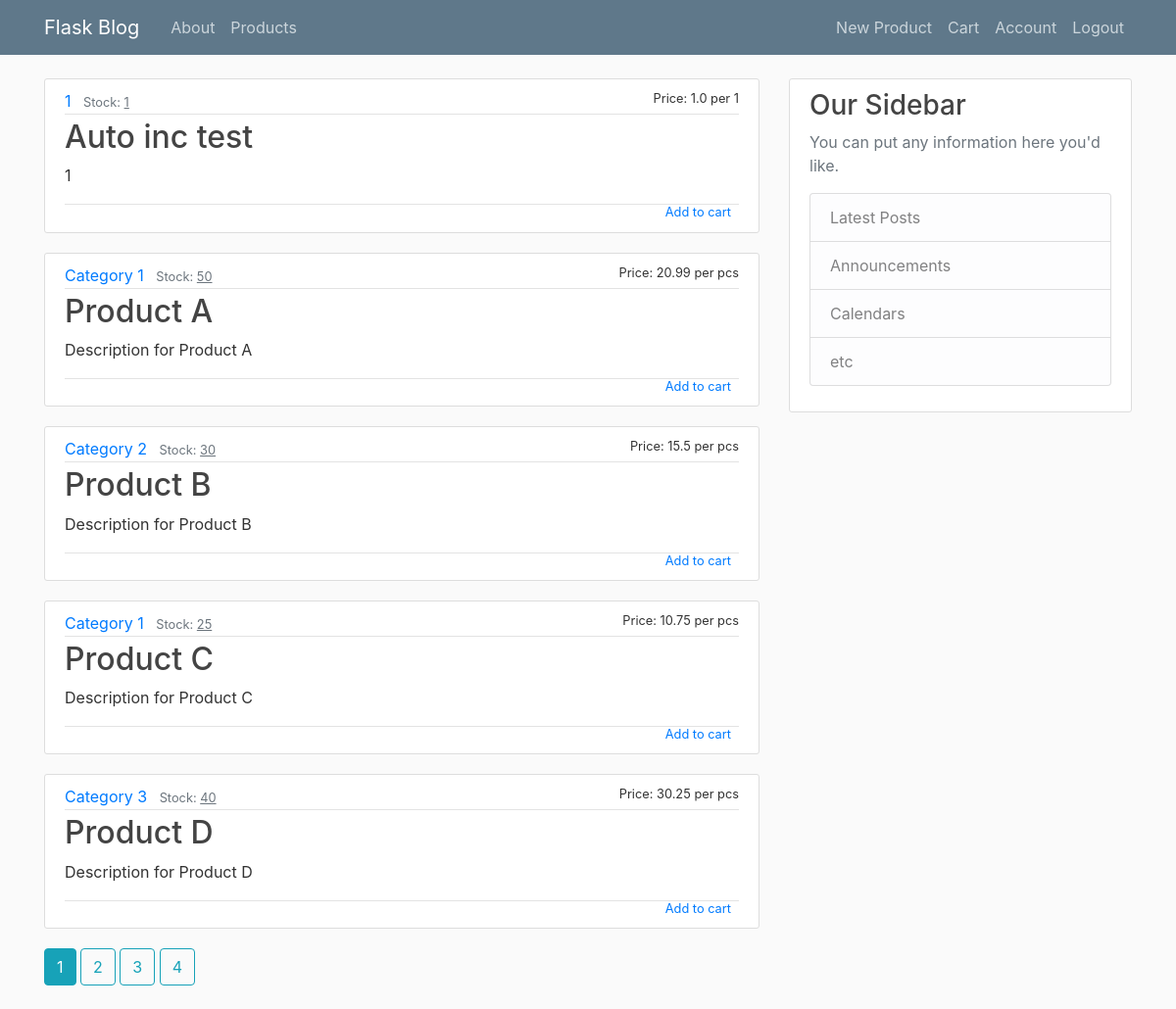
The page /products (signed in) on the database as committed earlier.
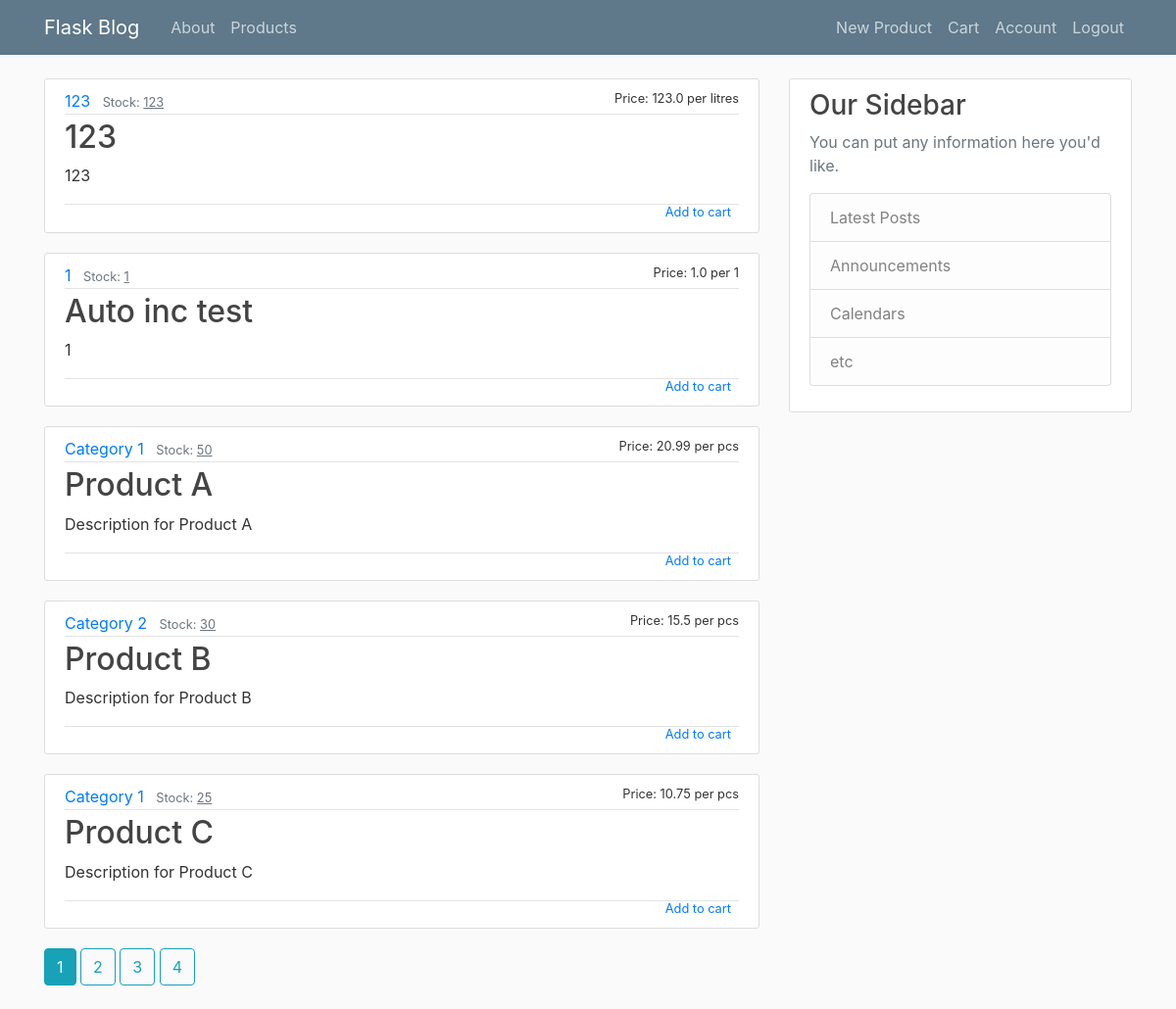
The same page on the database as committed later.
### flaskblog/models.py (models this page shows, shortened)
class Product(db.Model):
    id = db.Column(db.Integer, primary_key=True)
    name = db.Column(db.String(20), nullable=False, unique=True)
    category = db.Column(db.String(20), nullable=False)
    price = db.Column(db.Double, nullable=False)
    quantityInStock = db.Column(db.Integer, nullable=False)
    unitOfMeasure = db.Column(db.String(20), nullable=False)
    description = db.Column(db.Text, nullable=False)

### flaskblog/main/routes.py (the view)
@main.route("/products")
@login_required
def products():
    page = request.args.get('page', 1, type=int)
    products = Product.query.order_by(Product.name.asc()).paginate(page=page, per_page=5)
    return render_template('products.html', title='Products', products=products)

### flaskblog/models.py (called while the page is built)
@login_manager.user_loader
def load_user(user_id):
    return User.query.get(int(user_id))

    def has_roles(self, role):
        if isinstance(role, str):
            return role in (role.name for role in self.roles)
        else:
            return role in self.roles

### flaskblog/templates/products.html
{% extends "layout.html" %}
{% block content %}
    {% for product in products.items %}
        <article class="media content-section {% if product.quantityInStock==0 %}gray-bg{% endif %}">
          <div class="media-body">
            <div class="product-metadata">
              <a class="mr-2" href="{{ url_for('products.category_products', category=product.category) }}">{{ product.category }}</a>
              <small class="text-muted">Stock: <u>{{ product.quantityInStock }}</u></small>
              <small class="flt-r" {% if product.quantityInStock==0 %}style="color: red;"{% endif %}>{% if product.quantityInStock==0 %}OUT OF STOCK{% else %} Price: {{product.price}} per {{product.unitOfMeasure}}{% endif %}</small>
            </div>
            <h2><a class="product-title" href="{{ url_for('products.product', product_id=product.id) }}">{{ product.name }}</a></h2>
            <p class="product-content">{{ product.description }}</p>
            <div class="product-metadata">
              <small class="flt-r" {% if product.quantityInStock==0 %}style="color: red;"{% endif %}>
                {% if product.quantityInStock==0 %}
                  OUT OF STOCK
                {% else %}
                  <a class="mr-2" href="{{ url_for('products.add_to_cart', product_id=product.id, page=products.page, quantityInStock=product.quantityInStock) }}">Add to cart</a>
                {% endif %}</small>
            </div>
          </div>
        </article>
    {% endfor %}
    {% for page_num in products.iter_pages(left_edge=1, right_edge=1, left_current=1, right_current=2) %}
      {% if page_num %}
        {% if products.page == page_num %}
          <a class="btn btn-info mb-4" href="{{ url_for('main.products', page=page_num) }}">{{ page_num }}</a>
        {% else %}
          <a class="btn btn-outline-info mb-4" href="{{ url_for('main.products', page=page_num) }}">{{ page_num }}</a>
        {% endif %}
      {% else %}
        ...
      {% endif %}
    {% endfor %}
{% endblock content %}

### flaskblog/templates/layout.html (shortened to what this page needs)
<!DOCTYPE html>
<html>
<head>
    <link rel="stylesheet" href="https://maxcdn.bootstrapcdn.com/bootstrap/4.0.0/css/bootstrap.min.css">
    <link rel="stylesheet" type="text/css" href="{{ url_for('static', filename='main.css') }}">
</head>
<body>
    <header class="site-header">
      <nav class="navbar navbar-expand-md navbar-dark bg-steel fixed-top">
        <div class="container">
          <a class="navbar-brand mr-4" href="/">Flask Blog</a>
          <div class="collapse navbar-collapse" id="navbarToggle">
            <div class="navbar-nav mr-auto">
              <a class="nav-item nav-link" href="{{ url_for('main.about') }}">About</a>
              <a class="nav-item nav-link" href="{{ url_for('main.products') }}">Products</a>
            </div>
            <div class="navbar-nav">
              {% if current_user.is_authenticated %}
                {% if current_user.has_roles('admin') %}
                  <a class="nav-item nav-link" href="{{ url_for('products.new_product') }}">New Product</a>
                {% endif %}
                <a class="nav-item nav-link" href="{{ url_for('products.cart') }}">Cart</a>
                <a class="nav-item nav-link" href="{{ url_for('users.account') }}">Account</a>
                <a class="nav-item nav-link" href="{{ url_for('users.logout') }}">Logout</a>
              {% else %}
                <a class="nav-item nav-link" href="{{ url_for('users.login') }}">Login</a>
                <a class="nav-item nav-link" href="{{ url_for('users.register') }}">Register</a>
              {% endif %}
            </div>
          </div>
        </div>
      </nav>
    </header>
    <main role="main" class="container">
      <div class="row">
        <div class="col-md-8">
          {% block content %}{% endblock %}
        </div>
        <div class="col-md-4">
          <div class="content-section">
            <h3>Our Sidebar</h3>
            <p class='text-muted'>You can put any information here you'd like.
              <ul class="list-group">
                <li class="list-group-item list-group-item-light">Latest Posts</li>
                <li class="list-group-item list-group-item-light">Announcements</li>
                <li class="list-group-item list-group-item-light">Calendars</li>
                <li class="list-group-item list-group-item-light">etc</li>
              </ul>
            </p>
          </div>
        </div>
      </div>
    </main>
</body>
</html>

### flaskblog/static/main.css (style rules this page uses)
body { background: #fafafa; color: #333333; margin-top: 5rem; }
h1, h2, h3, h4, h5, h6 { color: #444444; }
.bg-steel { background-color: #5f788a; }
.site-header .navbar-nav .nav-link { color: #cbd5db; }
.content-section { background: #ffffff; padding: 10px 20px; border: 1px solid #dddddd; border-radius: 3px; margin-bottom: 20px; }
.product-title { color: #444444; }
.product-content { white-space: pre-line; }
.product-metadata { padding-bottom: 1px; margin-bottom: 4px; border-bottom: 1px solid #e3e3e3 }
.flt-r { float: right; }

Rows that differ between the two databases and show on the page:
no longer on this page (row unchanged): Product: category "Category 3", quantityInStock "40", price "30.25", unitOfMeasure "pcs", name "Product D", description "Description for Product D"
added Product: category "123", quantityInStock "123", price "123.0", unitOfMeasure "litres", name "123", description "123"
